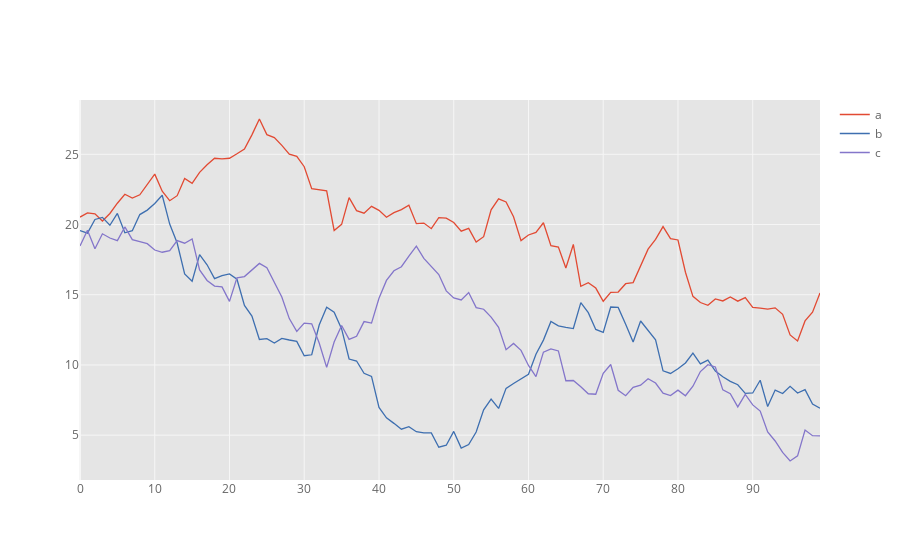

Here is the notebook cell this chart was saved with:
### Code cell
cf.set_config_file(theme='ggplot')
df.iplot()  # interactive plot
